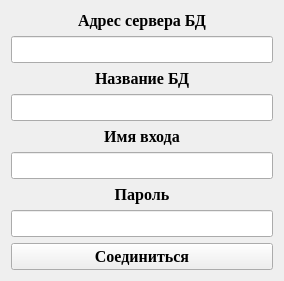
<?xml version="1.0" encoding="UTF-8"?>
<ui version="4.0">
 <class>login</class>
 <widget class="QWidget" name="login">
  <property name="geometry">
   <rect>
    <x>0</x>
    <y>0</y>
    <width>284</width>
    <height>270</height>
   </rect>
  </property>
  <property name="windowTitle">
   <string>Form</string>
  </property>
  <layout class="QGridLayout" name="gridLayout">
   <item row="5" column="0">
    <widget class="QLineEdit" name="lineEdit_3">
     <property name="font">
      <font>
       <family>Times New Roman</family>
       <pointsize>12</pointsize>
      </font>
     </property>
     <property name="alignment">
      <set>Qt::AlignCenter</set>
     </property>
    </widget>
   </item>
   <item row="1" column="0">
    <widget class="QLineEdit" name="lineEdit">
     <property name="font">
      <font>
       <family>Times New Roman</family>
       <pointsize>12</pointsize>
      </font>
     </property>
     <property name="text">
      <string/>
     </property>
     <property name="alignment">
      <set>Qt::AlignCenter</set>
     </property>
    </widget>
   </item>
   <item row="7" column="0">
    <widget class="QLineEdit" name="lineEdit_4">
     <property name="font">
      <font>
       <family>Times New Roman</family>
       <pointsize>12</pointsize>
      </font>
     </property>
     <property name="alignment">
      <set>Qt::AlignCenter</set>
     </property>
    </widget>
   </item>
   <item row="8" column="0">
    <widget class="QPushButton" name="pushButton">
     <property name="font">
      <font>
       <family>Times New Roman</family>
       <pointsize>12</pointsize>
       <bold>true</bold>
      </font>
     </property>
     <property name="text">
      <string>Соединиться</string>
     </property>
    </widget>
   </item>
   <item row="3" column="0">
    <widget class="QLineEdit" name="lineEdit_2">
     <property name="font">
      <font>
       <family>Times New Roman</family>
       <pointsize>12</pointsize>
      </font>
     </property>
     <property name="alignment">
      <set>Qt::AlignCenter</set>
     </property>
    </widget>
   </item>
   <item row="0" column="0">
    <widget class="QLabel" name="label">
     <property name="font">
      <font>
       <family>Times New Roman</family>
       <pointsize>12</pointsize>
       <bold>true</bold>
      </font>
     </property>
     <property name="text">
      <string>Адрес сервера БД</string>
     </property>
     <property name="alignment">
      <set>Qt::AlignCenter</set>
     </property>
    </widget>
   </item>
   <item row="4" column="0">
    <widget class="QLabel" name="label_3">
     <property name="font">
      <font>
       <family>Times New Roman</family>
       <pointsize>12</pointsize>
       <bold>true</bold>
      </font>
     </property>
     <property name="text">
      <string>Имя входа</string>
     </property>
     <property name="alignment">
      <set>Qt::AlignCenter</set>
     </property>
    </widget>
   </item>
   <item row="2" column="0">
    <widget class="QLabel" name="label_2">
     <property name="font">
      <font>
       <family>Times New Roman</family>
       <pointsize>12</pointsize>
       <bold>true</bold>
      </font>
     </property>
     <property name="text">
      <string>Название БД</string>
     </property>
     <property name="alignment">
      <set>Qt::AlignCenter</set>
     </property>
    </widget>
   </item>
   <item row="6" column="0">
    <widget class="QLabel" name="label_4">
     <property name="font">
      <font>
       <family>Times New Roman</family>
       <pointsize>12</pointsize>
       <bold>true</bold>
      </font>
     </property>
     <property name="text">
      <string>Пароль</string>
     </property>
     <property name="alignment">
      <set>Qt::AlignCenter</set>
     </property>
    </widget>
   </item>
  </layout>
 </widget>
 <resources/>
 <connections/>
</ui>
